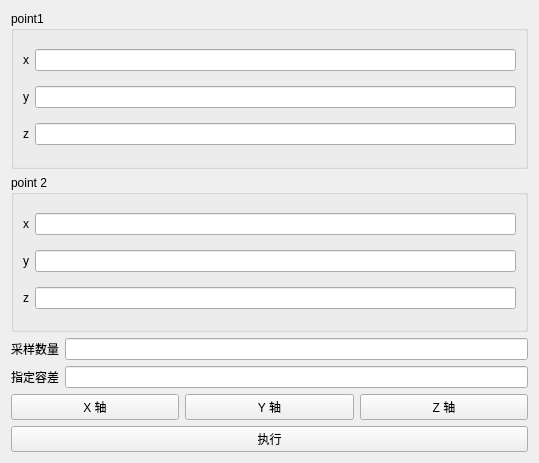
<?xml version="1.0" encoding="UTF-8"?>
<ui version="4.0">
 <class>ResampleToLineWidget</class>
 <widget class="QWidget" name="ResampleToLineWidget">
  <property name="geometry">
   <rect>
    <x>0</x>
    <y>0</y>
    <width>539</width>
    <height>463</height>
   </rect>
  </property>
  <property name="windowTitle">
   <string>Form</string>
  </property>
  <layout class="QGridLayout" name="gridLayout">
   <item row="1" column="0">
    <widget class="QPushButton" name="pushButton">
     <property name="text">
      <string>执行</string>
     </property>
    </widget>
   </item>
   <item row="0" column="0">
    <layout class="QVBoxLayout" name="verticalLayout">
     <item>
      <widget class="QGroupBox" name="groupBox_3">
       <property name="title">
        <string>point1</string>
       </property>
       <layout class="QVBoxLayout" name="verticalLayout_3">
        <item>
         <layout class="QHBoxLayout" name="horizontalLayout">
          <item>
           <widget class="QLabel" name="label">
            <property name="text">
             <string>x</string>
            </property>
           </widget>
          </item>
          <item>
           <widget class="QLineEdit" name="point1_x"/>
          </item>
         </layout>
        </item>
        <item>
         <layout class="QHBoxLayout" name="horizontalLayout_2">
          <item>
           <widget class="QLabel" name="label_2">
            <property name="text">
             <string>y</string>
            </property>
           </widget>
          </item>
          <item>
           <widget class="QLineEdit" name="point1_y"/>
          </item>
         </layout>
        </item>
        <item>
         <layout class="QHBoxLayout" name="horizontalLayout_3">
          <item>
           <widget class="QLabel" name="label_3">
            <property name="text">
             <string>z</string>
            </property>
           </widget>
          </item>
          <item>
           <widget class="QLineEdit" name="point1_z"/>
          </item>
         </layout>
        </item>
       </layout>
      </widget>
     </item>
     <item>
      <widget class="QGroupBox" name="groupBox_2">
       <property name="title">
        <string>point 2</string>
       </property>
       <layout class="QVBoxLayout" name="verticalLayout_4">
        <item>
         <layout class="QHBoxLayout" name="horizontalLayout_5">
          <item>
           <widget class="QLabel" name="label_5">
            <property name="text">
             <string>x</string>
            </property>
           </widget>
          </item>
          <item>
           <widget class="QLineEdit" name="point2_x"/>
          </item>
         </layout>
        </item>
        <item>
         <layout class="QHBoxLayout" name="horizontalLayout_4">
          <item>
           <widget class="QLabel" name="label_4">
            <property name="text">
             <string>y</string>
            </property>
           </widget>
          </item>
          <item>
           <widget class="QLineEdit" name="point2_y"/>
          </item>
         </layout>
        </item>
        <item>
         <layout class="QHBoxLayout" name="horizontalLayout_6">
          <item>
           <widget class="QLabel" name="label_6">
            <property name="text">
             <string>z</string>
            </property>
           </widget>
          </item>
          <item>
           <widget class="QLineEdit" name="point2_z"/>
          </item>
         </layout>
        </item>
       </layout>
      </widget>
     </item>
     <item>
      <layout class="QHBoxLayout" name="horizontalLayout_7">
       <item>
        <widget class="QLabel" name="label_7">
         <property name="text">
          <string>采样数量</string>
         </property>
        </widget>
       </item>
       <item>
        <widget class="QLineEdit" name="resolution"/>
       </item>
      </layout>
     </item>
     <item>
      <layout class="QHBoxLayout" name="horizontalLayout_8">
       <item>
        <widget class="QLabel" name="label_8">
         <property name="text">
          <string>指定容差</string>
         </property>
        </widget>
       </item>
       <item>
        <widget class="QLineEdit" name="lineEdit_8"/>
       </item>
      </layout>
     </item>
     <item>
      <layout class="QHBoxLayout" name="horizontalLayout_Axis">
       <item>
        <widget class="QPushButton" name="pushButton_AxisX">
         <property name="text">
          <string>X 轴</string>
         </property>
         <property name="toolTip">
          <string>端点沿模型包围盒 X 轴方向设置</string>
         </property>
        </widget>
       </item>
       <item>
        <widget class="QPushButton" name="pushButton_AxisY">
         <property name="text">
          <string>Y 轴</string>
         </property>
         <property name="toolTip">
          <string>端点沿模型包围盒 Y 轴方向设置</string>
         </property>
        </widget>
       </item>
       <item>
        <widget class="QPushButton" name="pushButton_AxisZ">
         <property name="text">
          <string>Z 轴</string>
         </property>
         <property name="toolTip">
          <string>端点沿模型包围盒 Z 轴方向设置</string>
         </property>
        </widget>
       </item>
      </layout>
     </item>
    </layout>
   </item>
  </layout>
 </widget>
 <resources/>
 <connections/>
</ui>
